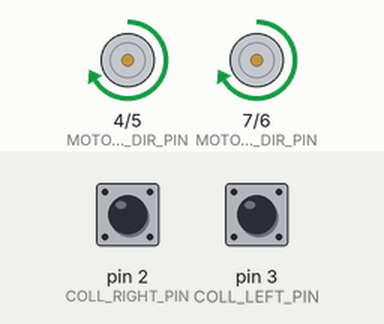
The sketch below on a simulated Arduino Uno, built with avr-gcc and run on an emulated ATmega328P. On the bench: direction and speed pins drawn as motors (green arrow = direction pin HIGH = forward, orange = LOW = backward, longer = more drive). The test bench sets the inputs (shaded band); at power-on: pin 2 (COLL_RIGHT_PIN) HIGH, pin 3 (COLL_LEFT_PIN) HIGH.

Above: at 1.2 s.
1.3 s: pin 2 (COLL_RIGHT_PIN) pulled LOW for 0.15 s
At 2.8 s:
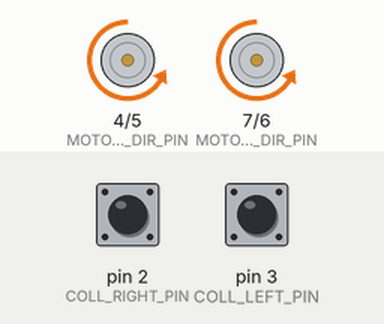
3.5 s: pin 3 (COLL_LEFT_PIN) pulled LOW for 0.15 s
At 3.9 s:
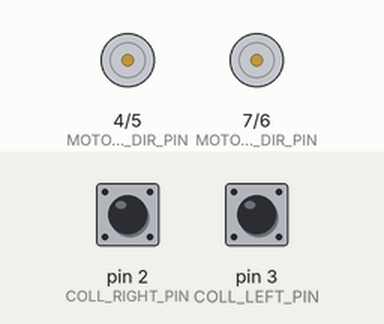
Timing chart, 0 to 6.5 s (numbered marks = the images above; inputs shaded):
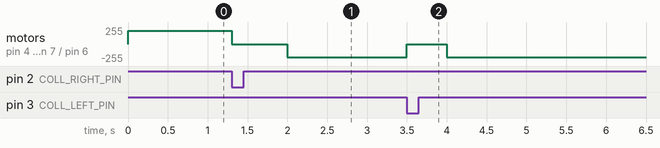

Measured:
- after the input at 1.3 s, motor on pin 4 (MOTOR_LEFT_DIR_PIN) / pin 5 (MOTOR_LEFT_SPEED_PIN), motor on pin 7 (MOTOR_RIGHT_DIR_PIN) / pin 6 (MOTOR_RIGHT_SPEED_PIN): forward 200/255 → stopped at once, → backward 200/255 0.70 s later
- after the input at 3.5 s, motor on pin 4 (MOTOR_LEFT_DIR_PIN) / pin 5 (MOTOR_LEFT_SPEED_PIN), motor on pin 7 (MOTOR_RIGHT_DIR_PIN) / pin 6 (MOTOR_RIGHT_SPEED_PIN): backward 200/255 → stopped at once, → backward 200/255 0.50 s later

The sketch:

motor1.ino
```cpp
const uint8_t MOTOR_LEFT_DIR_PIN = 4;
const uint8_t MOTOR_LEFT_SPEED_PIN = 5;
const uint8_t MOTOR_RIGHT_DIR_PIN = 7;
const uint8_t MOTOR_RIGHT_SPEED_PIN = 6;
const uint8_t COLL_RIGHT_PIN = 2;    // Right collision detector PIN
const uint8_t COLL_RIGHT_ISR = 0;   // interrupt ID for PIN 2
const uint8_t COLL_LEFT_PIN = 3;   // Left collision detector PIN
const uint8_t COLL_LEFT_ISR = 1;   // interrupt ID for PIN 3

const uint8_t FORWARD = HIGH;
const uint8_t BACKWARD = LOW;

volatile int state = 0;

void stop() {
    if (digitalRead(COLL_RIGHT_PIN) == LOW || digitalRead(COLL_LEFT_PIN) == LOW)
    {
      set_speed(0, 0);
      state = 1;
    }
    digitalWrite(COLL_RIGHT_PIN, HIGH);
    digitalWrite(COLL_LEFT_PIN, HIGH);
}

void set_speed(uint8_t left, uint8_t right) {
    analogWrite(MOTOR_LEFT_SPEED_PIN, left);
    analogWrite(MOTOR_RIGHT_SPEED_PIN, right);
}

void set_direction(uint8_t left, uint8_t right) {
    digitalWrite(MOTOR_LEFT_DIR_PIN, left);
    digitalWrite(MOTOR_RIGHT_DIR_PIN, right);
}

void setup() {
    // inital states
    pinMode(MOTOR_LEFT_DIR_PIN, OUTPUT);
    pinMode(MOTOR_LEFT_SPEED_PIN, OUTPUT);
    pinMode(MOTOR_RIGHT_DIR_PIN, OUTPUT);
    pinMode(MOTOR_RIGHT_SPEED_PIN, OUTPUT);

    pinMode(COLL_RIGHT_PIN, INPUT);
    pinMode(COLL_LEFT_PIN, INPUT);
    digitalWrite(COLL_RIGHT_PIN, HIGH);
    digitalWrite(COLL_LEFT_PIN, HIGH);

    digitalWrite(MOTOR_LEFT_DIR_PIN, LOW);
    digitalWrite(MOTOR_LEFT_SPEED_PIN, LOW);
    digitalWrite(MOTOR_RIGHT_DIR_PIN, LOW);
    digitalWrite(MOTOR_RIGHT_SPEED_PIN, LOW);

    attachInterrupt(COLL_RIGHT_ISR, stop, FALLING);
    attachInterrupt(COLL_LEFT_ISR, stop, FALLING);

    // setup
    set_direction(FORWARD, FORWARD);
    set_speed(200, 200);
}

void loop() {
    delay(1000);
    switch(state)
    {
      case 1:
        set_direction(BACKWARD, BACKWARD);
        set_speed(200, 200);
        break;
      deafult:
        break;

    }
}
```
